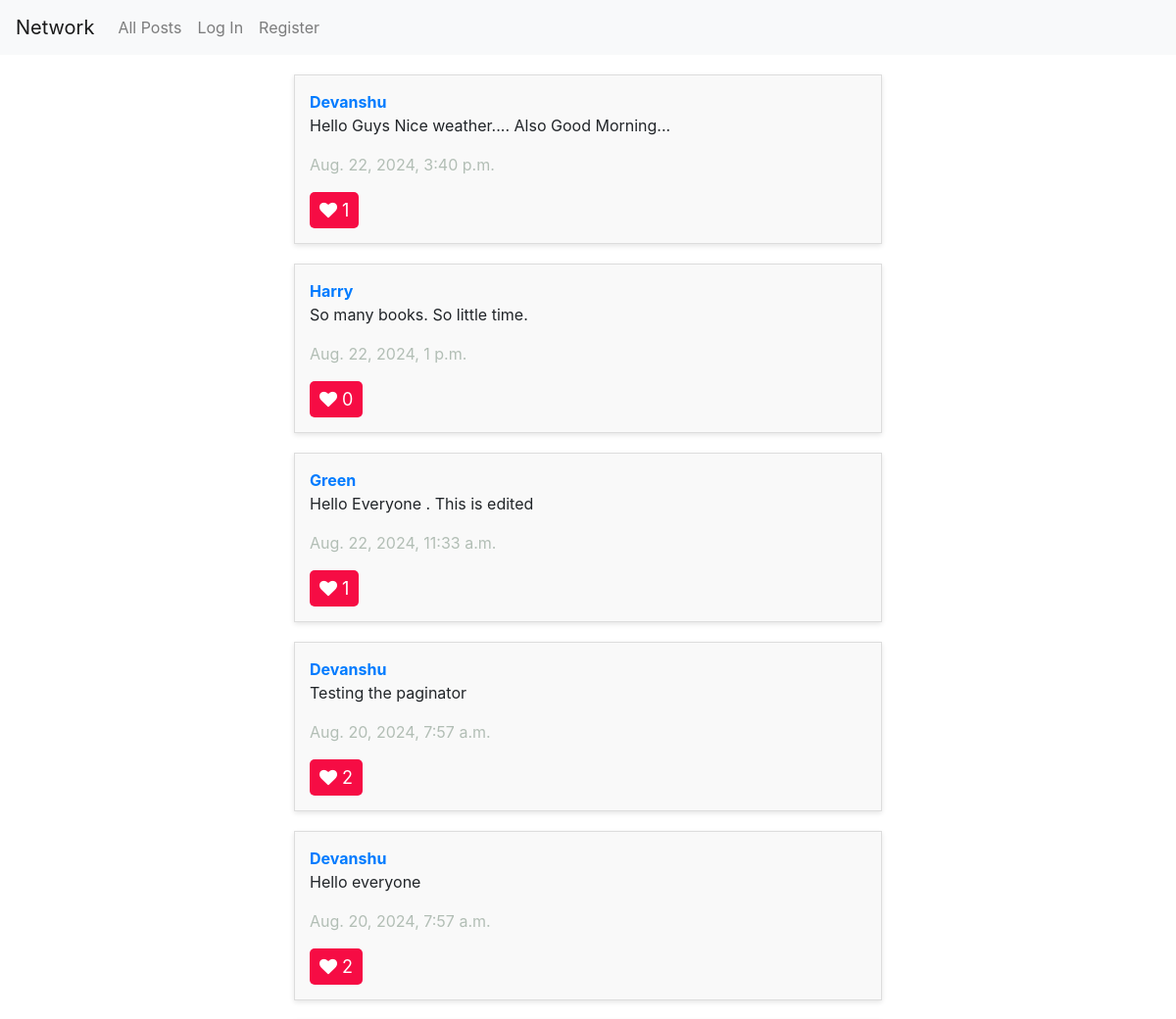
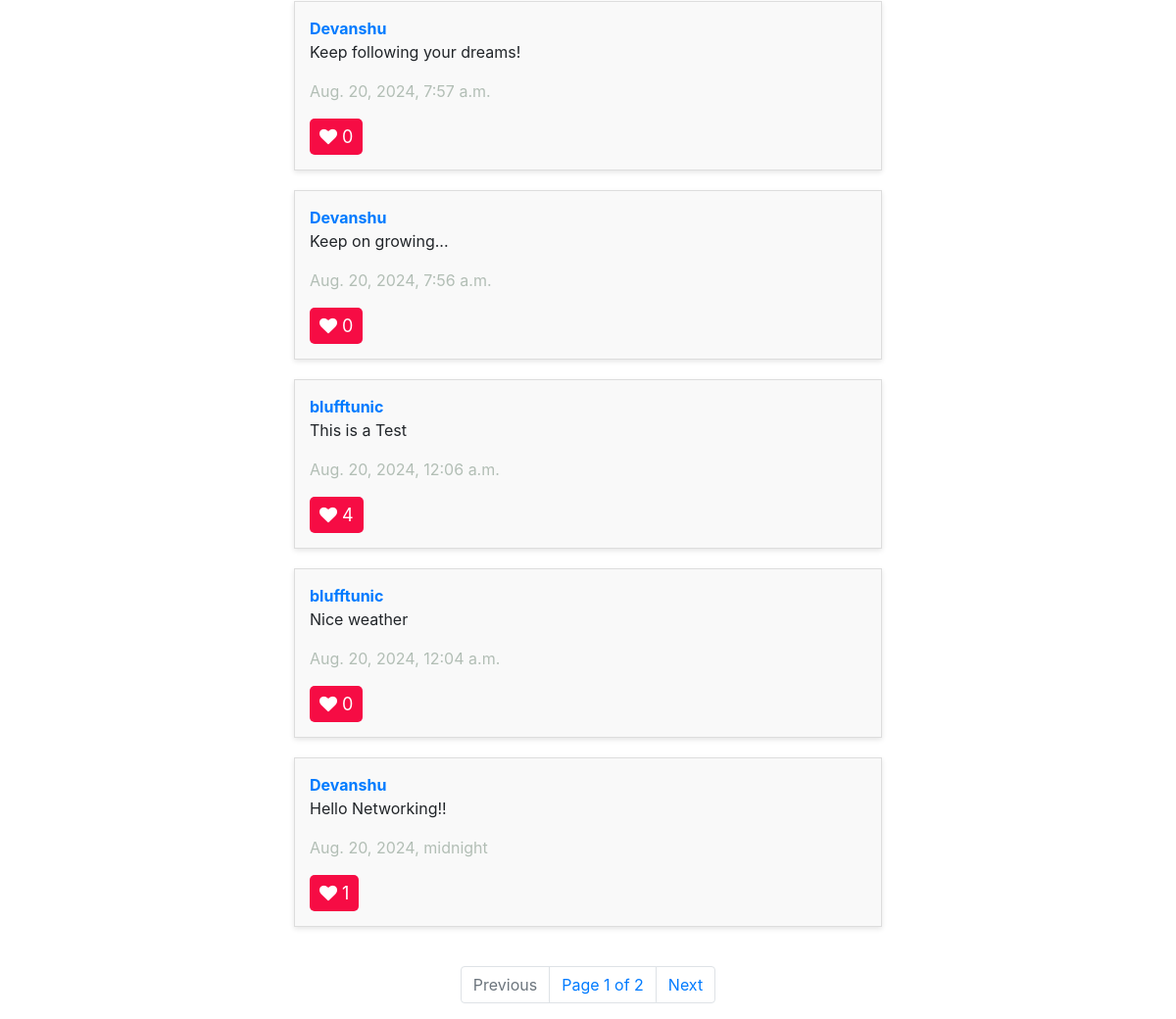
Before: / with the older database file (2 pictures, top to bottom).
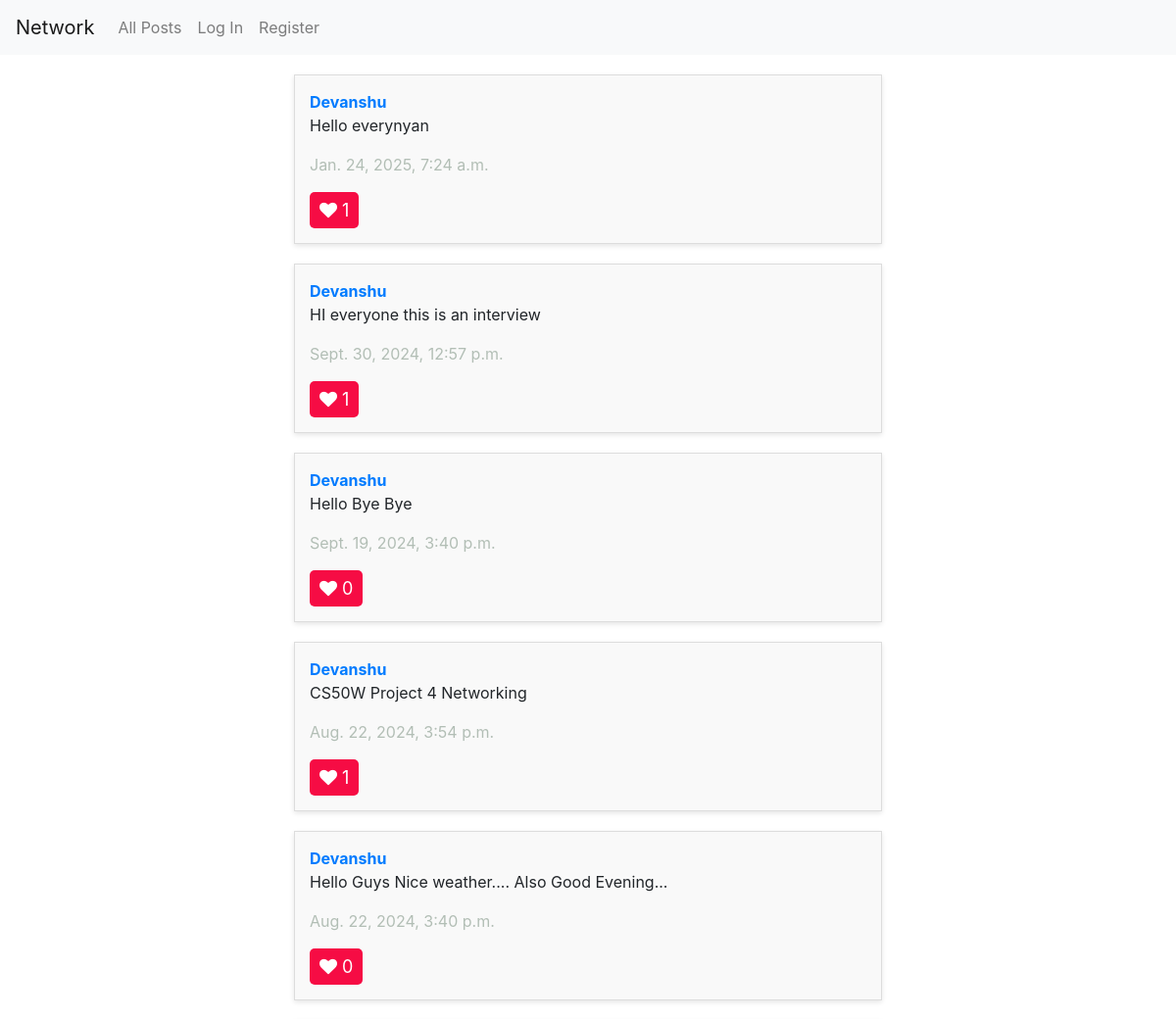
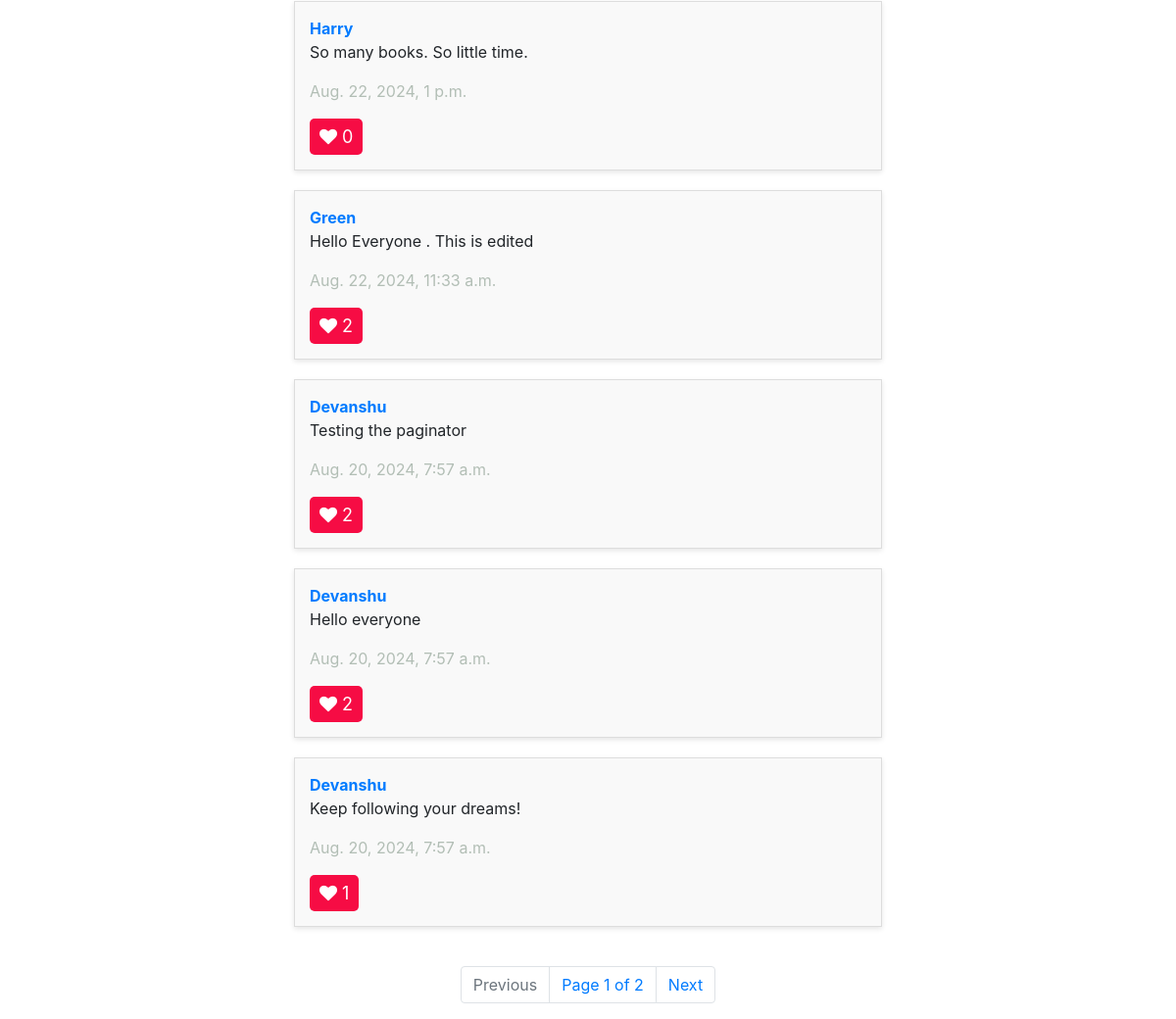
After: the same page with the newer database file (2 pictures, top to bottom).
### network/models.py (models this page shows, shortened)
class Post(models.Model):
    user = models.ForeignKey(User, on_delete=models.CASCADE, related_name="userpost")
    text = models.TextField()
    likes = models.IntegerField(blank=True, null=True, default =0)
    timestamp = models.DateTimeField(auto_now_add=True)

class User(AbstractUser):
    followers = models.IntegerField(blank=True, null=True, default=0)
    following = models.IntegerField(blank=True, null=True, default=0)

### network/views.py (the view)
# urls.py: path("", views.index, name="index"),
def index(request):
    posts = Post.objects.all().order_by('-id')
    p = Paginator(posts, 10)
    page_number = request.GET.get('page')
    page_obj = p.get_page(page_number)
    try:
        page_obj = p.get_page(page_number)
    except PageNotAnInteger:
        page_obj = p.page(1)
    except EmptyPage:
        page_obj = p.page(p.num_pages)
    if isinstance(request.user, AnonymousUser):
        liked_post_ids = set()
    else:
        liked_posts = Like.objects.filter(user=request.user, like=True).values_list('post_id', flat=True)
        liked_post_ids = set(liked_posts)
    return render(request, "network/index.html", {
        "posts":page_obj,
        "page_obj":page_obj,
        "liked_post_ids":liked_post_ids
    })

### network/templates/network/index.html (shortened to what this page needs)
{% extends "network/layout.html" %}
{% load static %}
{% block body %}
    <div id="posts">
        {% for post in page_obj %}
            <div id="post">
                <a href="{% url 'profile_page' user_id=post.user.id %}" id="user"><strong>{{ post.user }}</strong></a>
                <br>
                <div class="editButton-{{ post.id }}" id="edit-text">
                    <p id = "postBody-{{ post.id }}">{{ post.text }}</p>
                </div>
                <p id="timestamp">{{ post.timestamp }}</p>
                <button id="like" data-post-id="{{ post.id }}" class="like-button {% if post.id in liked_post_ids %}liked{% endif %}">
                        <i class="fa fa-heart" style="font-size:18px" ></i>
                     <span class="count" id="like-count-{{ post.id }}">{{ post.likes }}</span>
                     </button>
            </div>
        {% endfor %}
    </div>
    <nav class="Page-navigation">
        <ul class="pagination">
            {% if page_obj.has_previous %}
                <li class="page-item">
                    <a class="page-link" href="?page={{ page_obj.previous_page_number }}" tabindex="-1">Previous</a>
                </li>
            {% else %}
                <li class="page-item disabled">
                    <a class="page-link" tabindex="-1" aria-disabled="true">Previous</a>
                </li>
            {% endif %}
            <li class="page-link">Page {{ page_obj.number }} of {{ page_obj.paginator.num_pages }}</li>
            {% if page_obj.has_next %}
                <li class="page-item">
                    <a class="page-link" href="?page={{ page_obj.next_page_number }}">Next</a>
                </li>
            {% else %}
                <li class="page-item disabled">
                    <a class="page-link" aria-disabled="true">Next</a>
                </li>
            {% endif %}
        </ul>
    </nav>
{% endblock %}

Changed rows visible on the page:
no longer on this page (row edited): Post: user "Devanshu", text "Keep on growing...", timestamp "Aug. 20, 2024, 7:56 a.m.", likes "0"
no longer on this page (row unchanged): Post: user "blufftunic", text "This is a Test", timestamp "Aug. 20, 2024, 12:06 a.m.", likes "4"
no longer on this page (row unchanged): Post: user "blufftunic", text "Nice weather", timestamp "Aug. 20, 2024, 12:04 a.m.", likes "0"
no longer on this page (row unchanged): Post: user "Devanshu", text "Hello Networking!!", timestamp "Aug. 20, 2024, midnight", likes "1"
added Post: user "Devanshu", text "Hello everynyan", timestamp "Jan. 24, 2025, 7:24 a.m.", likes "1"
added Post: user "Devanshu", text "HI everyone this is an interview", timestamp "Sept. 30, 2024, 12:57 p.m.", likes "1"
added Post: user "Devanshu", text "Hello Bye Bye", timestamp "Sept. 19, 2024, 3:40 p.m.", likes "0"
added Post: user "Devanshu", text "CS50W Project 4 Networking", timestamp "Aug. 22, 2024, 3:54 p.m.", likes "1"
changed Post: text "Hello Guys Nice weather.... Also Good Morning..." → "Hello Guys Nice weather.... Also Good Evening..."; likes "1" → "0"
changed Post "Hello Everyone . This is edited": likes "1" → "2"
changed Post "Keep following your dreams!": likes "0" → "1"
